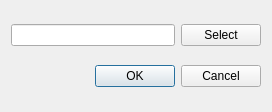
<?xml version="1.0" encoding="UTF-8"?>
<ui version="4.0">
 <class>Dialog</class>
 <widget class="QDialog" name="Dialog">
  <property name="geometry">
   <rect>
    <x>0</x>
    <y>0</y>
    <width>272</width>
    <height>112</height>
   </rect>
  </property>
  <property name="windowTitle">
   <string>Dialog</string>
  </property>
  <layout class="QVBoxLayout" name="verticalLayout">
   <item>
    <layout class="QHBoxLayout" name="horizontalLayout">
     <item>
      <widget class="QLineEdit" name="lineEdit"/>
     </item>
     <item>
      <widget class="QPushButton" name="pushButton">
       <property name="text">
        <string>Select</string>
       </property>
      </widget>
     </item>
    </layout>
   </item>
   <item>
    <widget class="QDialogButtonBox" name="buttonBox">
     <property name="standardButtons">
      <set>QDialogButtonBox::Cancel|QDialogButtonBox::Ok</set>
     </property>
    </widget>
   </item>
  </layout>
 </widget>
 <resources/>
 <connections/>
</ui>
